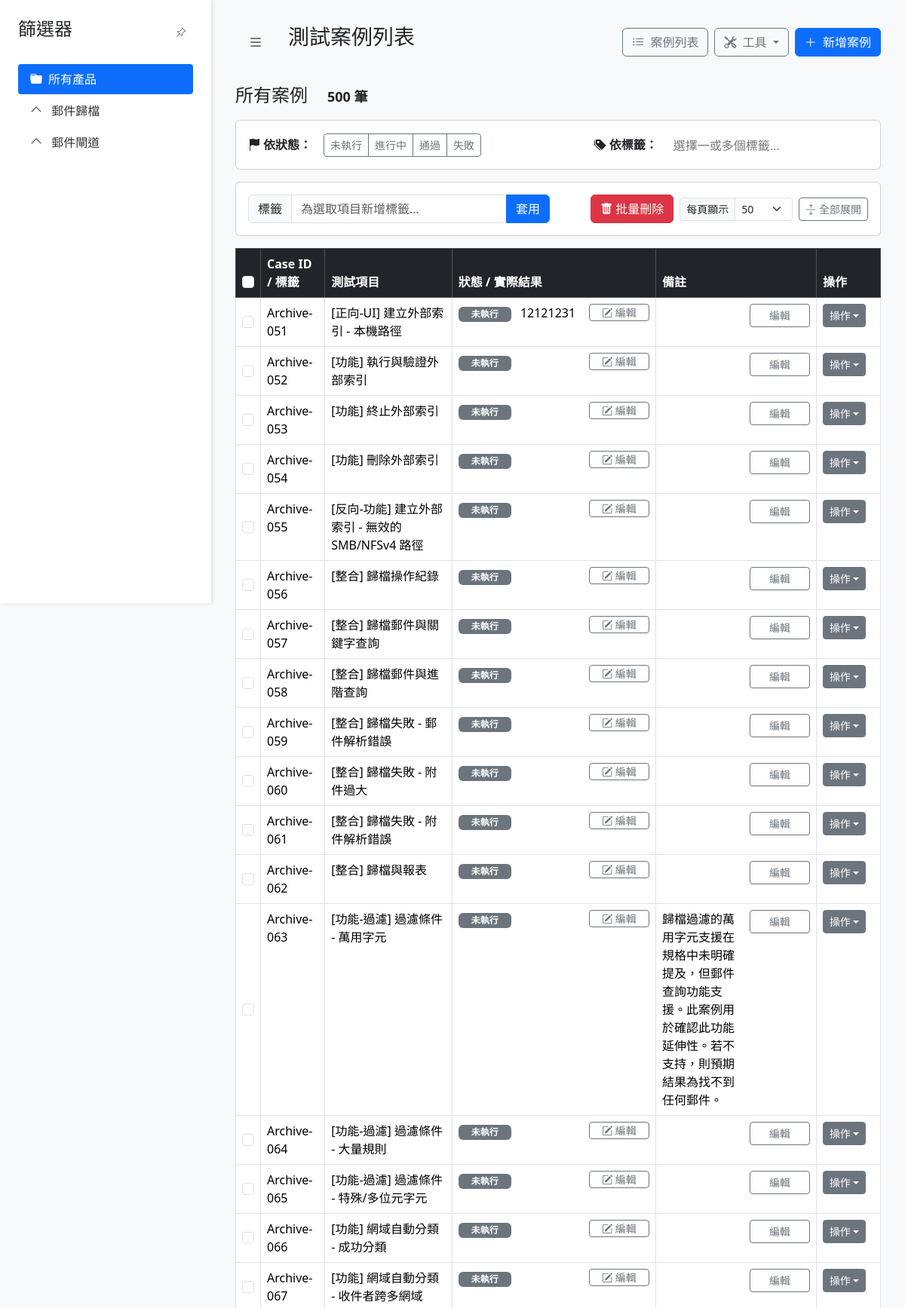
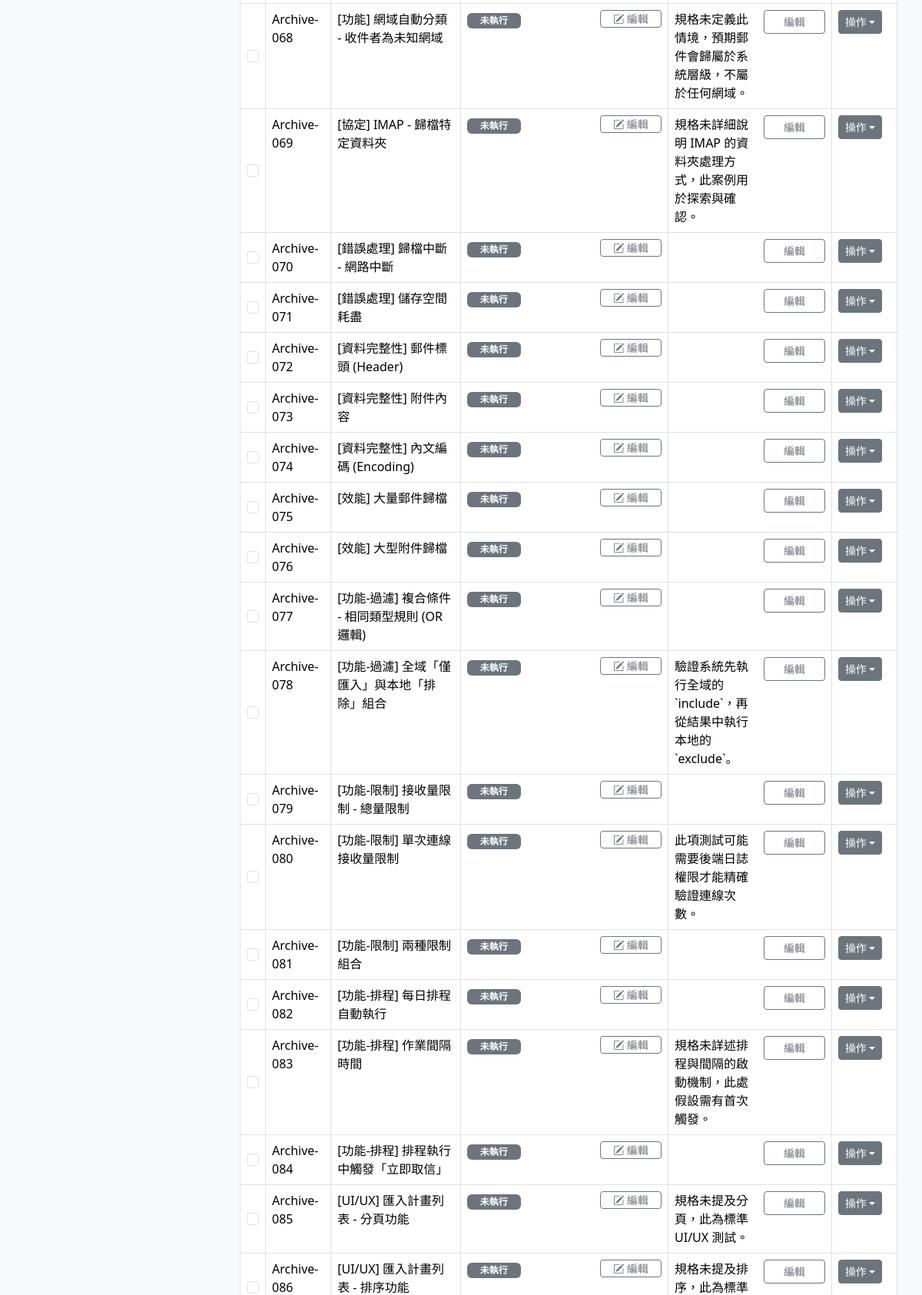
Screenshot of /?page=2&per_page=50& (upper part) with the database file from the repository (2 pictures, top to bottom).
### models.py (models this page shows)
class TestCase(db.Model):
    id = db.Column(db.Integer, primary_key=True)
    product_type = db.Column(db.String(50), nullable=False, default='未分類產品')
    category = db.Column(db.String(100), nullable=False)
    main_category = db.Column(db.String(50), nullable=True)
    sub_category = db.Column(db.String(50), nullable=True)
    case_id = db.Column(db.String(50), unique=True, nullable=False)
    test_item = db.Column(db.String(200), nullable=False)
    test_purpose = db.Column(db.Text, nullable=True)
    preconditions = db.Column(db.Text, nullable=True)
    test_steps = db.Column(db.Text, nullable=True)
    expected_result = db.Column(db.Text, nullable=True)
    actual_result = db.Column(db.Text, nullable=True)
    status = db.Column(db.String(20), nullable=False, default='未執行')
    notes = db.Column(db.Text, nullable=True)
    reference = db.Column(db.String(200), nullable=True)
    tags = db.relationship('Tag', secondary=test_case_tags, lazy='subquery',
                           backref=db.backref('test_cases', lazy=True))
    attachments = db.relationship('Attachment', backref='test_case', lazy=True, cascade="all, delete-orphan")

### app.py (the view)
@app.route('/')
def index():
    page = request.args.get('page', 1, type=int)
    per_page = request.args.get('per_page', 50, type=int)
    if per_page not in [10, 20, 30, 40, 50]:
        per_page = 50
    selected_statuses = request.args.getlist('status')
    selected_tags = request.args.getlist('tag')
    all_cases_for_tree = db.session.query(TestCase.product_type, TestCase.main_category, TestCase.sub_category).distinct().all()
    tree_data = {}
    for prod, main_cat, sub_cat in all_cases_for_tree:
        if not prod: continue
        if prod not in tree_data: tree_data[prod] = {}
        if main_cat and main_cat not in tree_data[prod]: tree_data[prod][main_cat] = []
        if main_cat and sub_cat and sub_cat not in tree_data[prod][main_cat]:
            tree_data[prod][main_cat].append(sub_cat)
    selected_product = request.args.get('product')
    selected_main_category = request.args.get('main_category')
    selected_sub_category = request.args.get('sub_category')
    global_precondition = None
    if selected_product:
        CATEGORY_RULES = load_category_rules()
        global_preconditions = CATEGORY_RULES.get('global_preconditions', {})
        global_precondition = global_preconditions.get(selected_product)
    query = TestCase.query
    if selected_product:
        query = query.filter_by(product_type=selected_product)
    if selected_main_category:
        query = query.filter_by(main_category=selected_main_category)
    if selected_sub_category:
        query = query.filter_by(sub_category=selected_sub_category)
    if selected_statuses:
        query = query.filter(TestCase.status.in_(selected_statuses))
    if selected_tags:
        for tag_name in selected_tags:
            query = query.filter(TestCase.tags.any(name=tag_name))
    pagination = query.order_by(TestCase.case_id).paginate(page=page, per_page=per_page, error_out=False)
    cases_to_display = pagination.items
    all_tags = Tag.query.order_by(Tag.name).all()
    return render_template('cases.html',
                           cases=cases_to_display,
                           tree_data=tree_data,
                           pagination=pagination,
                           selected_product=selected_product,
                           selected_main_category=selected_main_category,
                           selected_sub_category=selected_sub_category,
                           global_precondition=global_precondition,
                           per_page=per_page,
                           all_tags=all_tags,
                           selected_tags=selected_tags,
                           selected_statuses=selected_statuses)

### app.py (called while the page is built)
@app.context_processor
def inject_status_options():
    status_options = ['未執行', '進行中', '通過', '失敗']
    return dict(status_options=status_options)

@app.context_processor
def utility_processor():
    def render_manual_list_in_template(text_block):
        lines = [line.strip().lstrip('0123456789. ') for line in (text_block or "").split('\n') if line.strip()]
        html = '<div class="manual-list">'
        for i, line in enumerate(lines):
            html += f'<div class="manual-list-item"><span class="manual-list-number">{i+1}.</span><span class="manual-list-text">{line}</span></div>'
        html += '</div>'
        return html
    return dict(render_manual_list=render_manual_list_in_template)

### templates/cases.html (shortened to what this page needs)
{% extends 'base.html' %}
{% block page_title %}
    測試案例列表
{% endblock %}
{% block sidebar %}
    <nav class="tree-nav">
        <ul>
            <li>
                <a href="{{ url_for('index') }}" class="{{ 'active-filter' if not selected_product }}">
                    <i class="bi bi-folder-fill me-2"></i>所有產品
                </a>
            </li>
            {% for product, main_categories in tree_data.items()|sort %}
                <li class="parent {% if product == selected_product %}active open{% endif %}">
                    <a href="{{ url_for('index', product=product) }}">
                        {{ product }}
                    </a>
                </li>
            {% endfor %}
        </ul>
    </nav>
{% endblock %}
{% block content %}
    <h4 class="mb-3">
        {% if selected_sub_category %}
            {{ selected_product }} / {{ selected_main_category.replace('功能', '') }} / {{ selected_sub_category }}
        {% elif selected_main_category %}
            {{ selected_product }} / {{ selected_main_category.replace('功能', '') }}
        {% elif selected_product %}
            {{ selected_product }}
        {% else %}
            所有案例
        {% endif %}
        <span class="badge bg-light text-dark ms-2">{{ pagination.total }} 筆</span>
    </h4>
    <div class="card mb-3">
        <div class="card-body">
            <div class="row g-3 align-items-center">
                <div class="col-auto">
                    <label class="form-label mb-0"><strong><i class="bi bi-flag-fill me-1"></i>依狀態：</strong></label>
                </div>
                <div class="col">
                    <div class="btn-group btn-group-sm" role="group">
                        {% for status in status_options %}
                        <a href="#" class="btn btn-outline-secondary filter-btn status-filter {% if status in selected_statuses %}active{% endif %}" data-filter-type="status" data-filter-value="{{ status }}">
                            {{ status }}
                        </a>
                        {% endfor %}
                    </div>
                </div>
                <div class="col-auto">
                     <label for="tag-filter-select" class="form-label mb-0"><strong><i class="bi bi-tags-fill me-1"></i>依標籤：</strong></label>
                </div>
                <div class="col-md-4">
                </div>
            </div>
        </div>
    </div>
    <form id="bulk-action-form" method="POST">
        <div class="sticky-bar">
            <div class="card">
                <div class="card-body d-flex justify-content-between align-items-center gap-3">
                    <div class="input-group" style="max-width: 400px;">
                        <span class="input-group-text">標籤</span>
                        <input type="text" name="new_tag" class="form-control" placeholder="為選取項目新增標籤...">
                        <button type="button" id="bulk-add-tag-btn" class="btn btn-primary">套用</button>
                    </div>
                    <div class="d-flex align-items-center gap-2">
                        <button type="button" id="bulk-delete-btn" class="btn btn-danger">
                            <i class="bi bi-trash-fill"></i> 批量刪除
                        </button>
                        <div class="input-group input-group-sm" style="width: 150px;">
                          <label class="input-group-text" for="per-page-select">每頁顯示</label>
                          <select class="form-select" id="per-page-select">
                            <option value="50" {% if per_page == 50 %}selected{% endif %}>50</option>
                          </select>
                        </div>
                        <button type="button" id="toggle-all-btn" class="btn btn-outline-secondary btn-sm" data-state="collapsed">
                            <i class="bi bi-arrows-expand"></i>
                            <span>全部展開</span>
                        </button>
                    </div>
                </div>
            </div>
        </div>
        <div class="table-responsive">
            <table class="table table-hover table-bordered caption-top table-fixed-layout">
                <caption></caption>
                <thead class="table-dark">
                    <tr>
                        <th style="width: 3%;"><input class="form-check-input" type="checkbox" id="select-all-checkbox"></th>
                        <th style="width: 10%;">Case ID / 標籤</th>
                        <th style="width: 20%;">測試項目</th>
                        <th style="width: 32%;">狀態 / 實際結果</th>
                        <th style="width: 25%;">備註</th>
                        <th style="width: 10%;">操作</th>
                    </tr>
                </thead>
                {% for case in cases %}
                    <tbody class="case-group">
                        <tr class="expandable-row" data-bs-target="#collapse-{{ case.id }}" style="cursor: pointer;">
                            <td class="text-center align-middle">
                                <input class="form-check-input case-checkbox" type="checkbox" name="case_ids" value="{{ case.id }}">
                            </td>
                            <td>
                                {{ case.case_id }}
                            </td>
                            <td>{{ case.test_item }}</td>
                            <td>
                                <div id="status-result-wrapper-{{ case.id }}">
                                    {% include 'partials/_status_result_display.html' %}
                                </div>
                            </td>
                            <td>
                                <div id="notes-wrapper-{{ case.id }}">
                                    {% include 'partials/_notes_display.html' %}
                                </div>
                            </td>
                            <td>
                                <div class="dropdown">
                                    <button class="btn btn-secondary btn-sm dropdown-toggle" type="button" data-bs-toggle="dropdown">操作</button>
                                </div>
                            </td>
                        </tr>
                    </tbody>
                {% else %}
                <tbody>
                    <tr>
                        <td colspan="6" class="text-center">找不到符合篩選條件的測試案例。</td>
                    </tr>
                </tbody>
                {% endfor %}
            </table>
        </div>
    </form>
    <link href="https://cdn.jsdelivr.net/npm/select2@4.1.0-rc.0/dist/css/select2.min.css" rel="stylesheet" />
    <link rel="stylesheet" href="https://cdn.jsdelivr.net/npm/select2-bootstrap-5-theme@1.3.0/dist/select2-bootstrap-5-theme.min.css" />
{% endblock %}

### templates/partials/_status_result_display.html
<div id="status-result-{{ case.id }}" class="cell-edit-trigger">
    <p>
        <span class="badge
            {% if case.status == '通過' %} bg-success
            {% elif case.status == '失敗' %} bg-danger
            {% elif case.status == '進行中' %} bg-warning text-dark
            {% else %} bg-secondary
            {% endif %} me-2" style="width: 70px;">
            {{ case.status }}
        </span>
        <span style="white-space: pre-wrap;">{{ case.actual_result or '' }}</span>
    </p>
    <button hx-get="{{ url_for('edit_status_result', id=case.id) }}"
            hx-target="#status-result-wrapper-{{ case.id }}"
            hx-swap="innerHTML"
            class="btn btn-outline-secondary btn-sm py-0">
        <i class="bi bi-pencil-square"></i> 編輯
    </button>
</div>

### templates/partials/_notes_display.html (shortened to what this page needs)
<div class="cell-edit-trigger">
    <p class="mb-0">
        <span style="white-space: pre-wrap;">{{ case.notes or '' }}</span>
    </p>
    <button class="btn btn-outline-secondary btn-sm"
            hx-get="{{ url_for('edit_notes', id=case.id) }}"
            hx-target="#notes-wrapper-{{ case.id }}"
            hx-swap="innerHTML">
        編輯
    </button>
</div>

### templates/base.html (style rules this page uses)
body { display: flex; background-color: #f8f9fa; }
.tree-nav ul { list-style-type: none; padding-left: 0; }
.tree-nav li a { display: block; padding: 0.5rem 1rem; text-decoration: none; color: #333; border-radius: 0.25rem; }
.tree-nav .parent > a { cursor: pointer; }
.tree-nav .parent > a::before { content: '\F286'; font-family: 'bootstrap-icons'; margin-right: 0.5rem; }
.tree-nav .active-filter { background-color: #0d6efd; color: white !important; }
.cell-edit-trigger { display: flex; justify-content: space-between; align-items: flex-start; width: 100%; height: 100%; }
.cell-edit-trigger p { margin-bottom: 0; flex-grow: 1; padding-right: 10px; }
.cell-edit-trigger .btn { flex-shrink: 0; width: 80px; }
.sticky-bar { position: sticky;top: 0;z-index: 1020;background-color: #f8f9fa;padding-bottom: 1rem;margin-bottom: -1rem; }

### rows the page displays
TestCase: case_id "Archive-051", test_item "[正向-UI] 建立外部索引 - 本機路徑", status "未執行", actual_result "12121231"
TestCase: case_id "Archive-052", test_item "[功能] 執行與驗證外部索引", status "未執行"
TestCase: case_id "Archive-053", test_item "[功能] 終止外部索引", status "未執行"
TestCase: case_id "Archive-054", test_item "[功能] 刪除外部索引", status "未執行"
TestCase: case_id "Archive-055", test_item "[反向-功能] 建立外部索引 - 無效的 SMB/NFSv4 路徑", status "未執行"
TestCase: case_id "Archive-056", test_item "[整合] 歸檔操作紀錄", status "未執行"
TestCase: case_id "Archive-057", test_item "[整合] 歸檔郵件與關鍵字查詢", status "未執行"
TestCase: case_id "Archive-058", test_item "[整合] 歸檔郵件與進階查詢", status "未執行"
TestCase: case_id "Archive-059", test_item "[整合] 歸檔失敗 - 郵件解析錯誤", status "未執行"
TestCase: case_id "Archive-060", test_item "[整合] 歸檔失敗 - 附件過大", status "未執行"
TestCase: case_id "Archive-061", test_item "[整合] 歸檔失敗 - 附件解析錯誤", status "未執行"
TestCase: case_id "Archive-062", test_item "[整合] 歸檔與報表", status "未執行"
TestCase: case_id "Archive-063", test_item "[功能-過濾] 過濾條件 - 萬用字元", status "未執行", notes "歸檔過濾的萬用字元支援在規格中未明確提及，但郵件查詢功能支援。此案例用於確認此功能延伸性。若不支持，則預期結果為找不到任何郵件。"
TestCase: case_id "Archive-064", test_item "[功能-過濾] 過濾條件 - 大量規則", status "未執行"
TestCase: case_id "Archive-065", test_item "[功能-過濾] 過濾條件 - 特殊/多位元字元", status "未執行"
TestCase: case_id "Archive-066", test_item "[功能] 網域自動分類 - 成功分類", status "未執行"
TestCase: case_id "Archive-067", test_item "[功能] 網域自動分類 - 收件者跨多網域", status "未執行"
TestCase: case_id "Archive-068", test_item "[功能] 網域自動分類 - 收件者為未知網域", status "未執行", notes "規格未定義此情境，預期郵件會歸屬於系統層級，不屬於任何網域。"
TestCase: case_id "Archive-069", test_item "[協定] IMAP - 歸檔特定資料夾", status "未執行", notes "規格未詳細說明 IMAP 的資料夾處理方式，此案例用於探索與確認。"
TestCase: case_id "Archive-070", test_item "[錯誤處理] 歸檔中斷 - 網路中斷", status "未執行"
TestCase: case_id "Archive-071", test_item "[錯誤處理] 儲存空間耗盡", status "未執行"
TestCase: case_id "Archive-072", test_item "[資料完整性] 郵件標頭 (Header)", status "未執行"
TestCase: case_id "Archive-073", test_item "[資料完整性] 附件內容", status "未執行"
TestCase: case_id "Archive-074", test_item "[資料完整性] 內文編碼 (Encoding)", status "未執行"
TestCase: case_id "Archive-075", test_item "[效能] 大量郵件歸檔", status "未執行"
TestCase: case_id "Archive-076", test_item "[效能] 大型附件歸檔", status "未執行"
TestCase: case_id "Archive-077", test_item "[功能-過濾] 複合條件 - 相同類型規則 (OR 邏輯)", status "未執行"
TestCase: case_id "Archive-078", test_item "[功能-過濾] 全域「僅匯入」與本地「排除」組合", status "未執行", notes "驗證系統先執行全域的 `include`，再從結果中執行本地的 `exclude`。"
TestCase: case_id "Archive-079", test_item "[功能-限制] 接收量限制 - 總量限制", status "未執行"
TestCase: case_id "Archive-080", test_item "[功能-限制] 單次連線接收量限制", status "未執行", notes "此項測試可能需要後端日誌權限才能精確驗證連線次數。"
TestCase: case_id "Archive-081", test_item "[功能-限制] 兩種限制組合", status "未執行"
TestCase: case_id "Archive-082", test_item "[功能-排程] 每日排程自動執行", status "未執行"
TestCase: case_id "Archive-083", test_item "[功能-排程] 作業間隔時間", status "未執行", notes "規格未詳述排程與間隔的啟動機制，此處假設需有首次觸發。"

### other values shown
{{ product }} "郵件歸檔" "郵件閘道"
{{ pagination.total }} "500"
{{ status }} "未執行" "進行中" "通過" "失敗"
